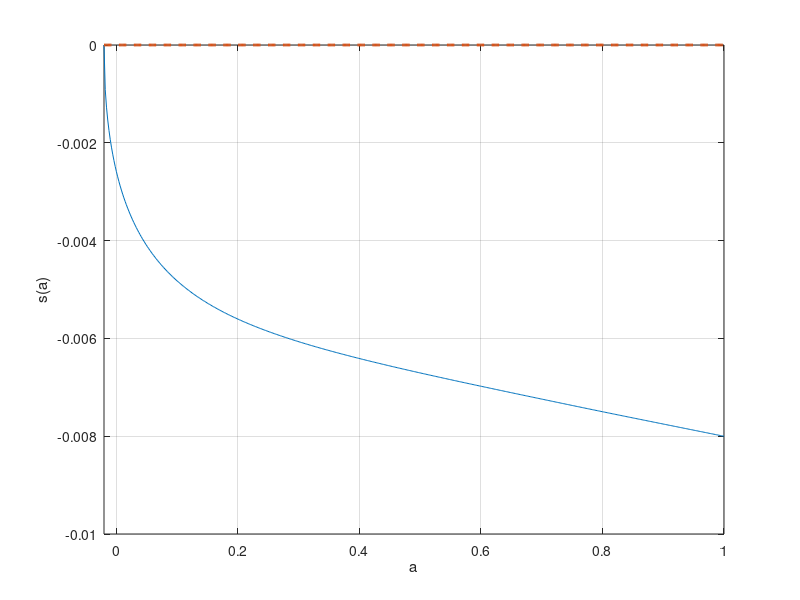

This chart was generated by the following MATLAB code:
clear all; clc;

tic;

s = 2;
r = 0.045;
rho = 0.05;
w = .1;

I=500;
amin = -0.02;
amax = 1;
a = linspace(amin,amax,I)';
da = (amax-amin)/(I-1);

maxit=10000;
crit = 10^(-6);

dVf = zeros(I,1);
dVb = zeros(I,1);
c = zeros(I,1);

%INITIAL GUESS
v0 = (w + r.*a).^(1-s)/(1-s)/rho;
v = v0;


for n=1:maxit
    V = v;
    % backward difference
    dVb(2:I) = (V(2:I)-V(1:I-1))/da;
    dVb(1) = (w + r.*amin).^(-s); %boundary condition
    
    I_concave = dVb > dVf; %indicator whether value function is concave (problems arise if this is not the case)
    
    c = dVb.^(-1/s);
    Vchange = c.^(1-s)/(1-s) + dVb.*(w + r.*a - c) - rho.*V;
       
    %% This is the update
    % the following CFL condition seems to work well in practice
    Delta = .9*da/max(w + r.*a);
    v = v + Delta*Vchange;
    
    dist(n) = max(abs(Vchange));
    if dist(n)<crit
        disp('Value Function Converged, Iteration = ')
        disp(n)
        break
    end
end
toc;

% Graphs
set(gca,'FontSize',14)
plot(dist,'LineWidth',2)
grid
xlabel('Iteration')
ylabel('||V^{n+1} - V^n||')

Verr = c.^(1-s)/(1-s) + dVb.*(w + r.*a - c) - rho.*V;

set(gca,'FontSize',14)
plot(a,Verr,'LineWidth',2)
grid
xlabel('k')
ylabel('Error in HJB Equation')
xlim([amin amax])

adot = w + r.*a - c;

set(gca,'FontSize',12)
plot(a,V,'LineWidth',2)
grid
xlabel('a')
ylabel('V(a)')
xlim([amin amax])

set(gca,'FontSize',14)
plot(a,c,'LineWidth',2)
grid
xlabel('a')
ylabel('c(a)')
xlim([amin amax])

set(gca,'FontSize',14)
plot(a,adot,a,zeros(1,I),'--','LineWidth',2)
grid
xlabel('a')
ylabel('s(a)')
xlim([amin amax])
print -depsc HJB_stateconstraint_simple.eps

%Approximation at borrowing constraint

u1 = (w+r*amin)^(-s); u2 = -s*(w+r*amin)^(-s-1);
nu = sqrt(-2*(rho-r)*u1/u2);
s_approx = -nu*(a-amin).^(1/2);

set(gca,'FontSize',14)
h1 = plot(a,adot,a,s_approx,'-.',a,zeros(1,I),'--','LineWidth',2)
legend(h1,'s_1(a)','Approximate s_1(a)','Location','SouthWest')
grid
xlabel('a')
ylabel('s(a)')
xlim([amin amax])
%print -depsc HJB_stateconstraint_simple.eps